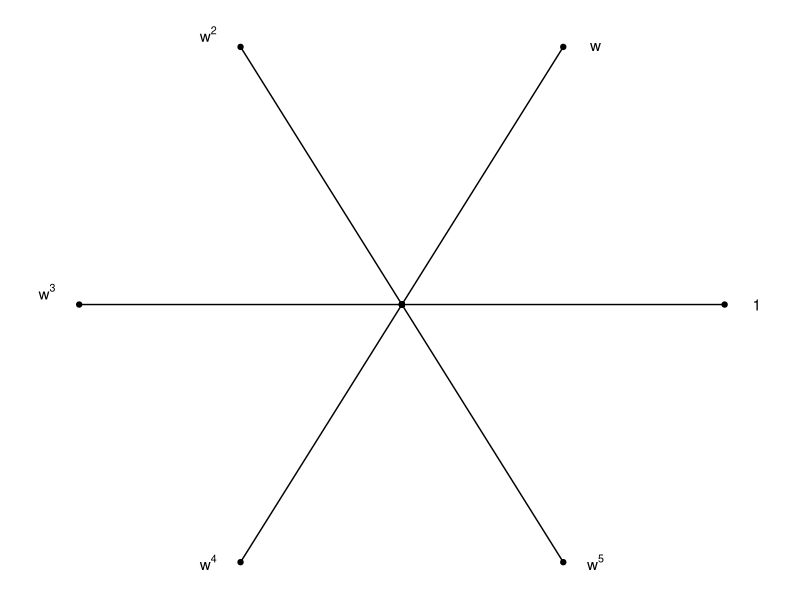

The R script that drew this image:
## ---- chunk 1
library(tidyverse)
df_eg41 <- data.frame(x = c(0, 1, 2, 1, 0.5, 1, 1.5, 1, 0.5, 1, 1.5, 1), y = c(0, 0, 0, 0, 1, 0, 1, 0, -1, 0, -1, 0))
ggplot(df_eg41, aes(x, y)) + geom_point() + geom_path() + theme_bw() + theme(panel.border = element_blank(),line = element_blank(),
        text = element_blank(),
        title = element_blank()) +
  annotate("text", x=-0.1, y = 0.05, label = "w^3", parse = TRUE) + annotate("text", x=0.4, y = -1, label = "w^4", parse = TRUE) +
  annotate("text", x=1.6, y = -1, label = "w^5", parse = TRUE) + annotate("text", x=2.1, y = 0, label = "1", parse = TRUE) +
  annotate("text", x=0.4, y = 1.05, label = "w^2", parse = TRUE) + annotate("text", x=1.6, y = 1, label = "w", parse = TRUE)
